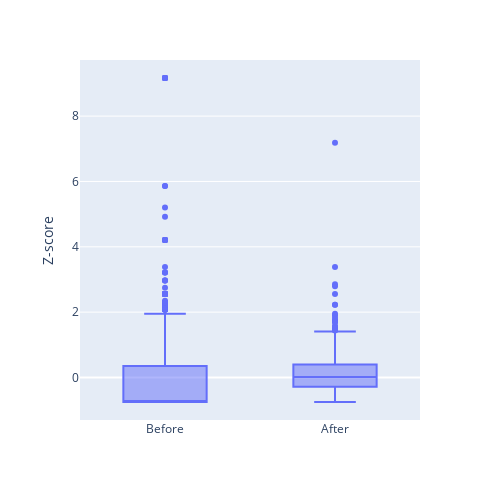

Write notebook code for a chart like this one.
### Code cell
# Boxplots of zscores of the daily relative occurence of perceived negligence in the first and second half of the dataset
fig = px.box(df, x="b_a", y="neg_rel_zscore", width=500, height=500)
fig.update_xaxes(title='')
fig.update_yaxes(title='Z-score')
fig.show()

### Figure 1 — Plotly figure (JSON) as saved in the notebook; plotly's stock layout.template omitted (floating-point values rounded to 4 significant figures; data arrays with more than 128 entries replaced by an {"elided": "..."} marker saying what was removed)
{"data": [{"alignmentgroup": "True", "hovertemplate": "b_a=%{x}<br>neg_rel_zscore=%{y}<extra></extra>", "legendgroup": "", "marker": {"color": "#636efa"}, "name": "", "notched": false, "offsetgroup": "", "orientation": "v", "showlegend": false, "type": "box", "x": {"elided": "2597 str values"}, "x0": " ", "xaxis": "x", "y": {"elided": "2597 float values"}, "y0": " ", "yaxis": "y"}], "layout": {"boxmode": "group", "height": 500, "legend": {"tracegroupgap": 0}, "margin": {"t": 60}, "width": 500, "xaxis": {"anchor": "y", "autorange": true, "domain": [0, 1], "range": [-0.5, 1.5], "title": {"text": ""}, "type": "category"}, "yaxis": {"anchor": "x", "autorange": true, "domain": [0, 1], "range": [-1.301, 9.717], "title": {"text": "Z-score"}, "type": "linear"}}}
